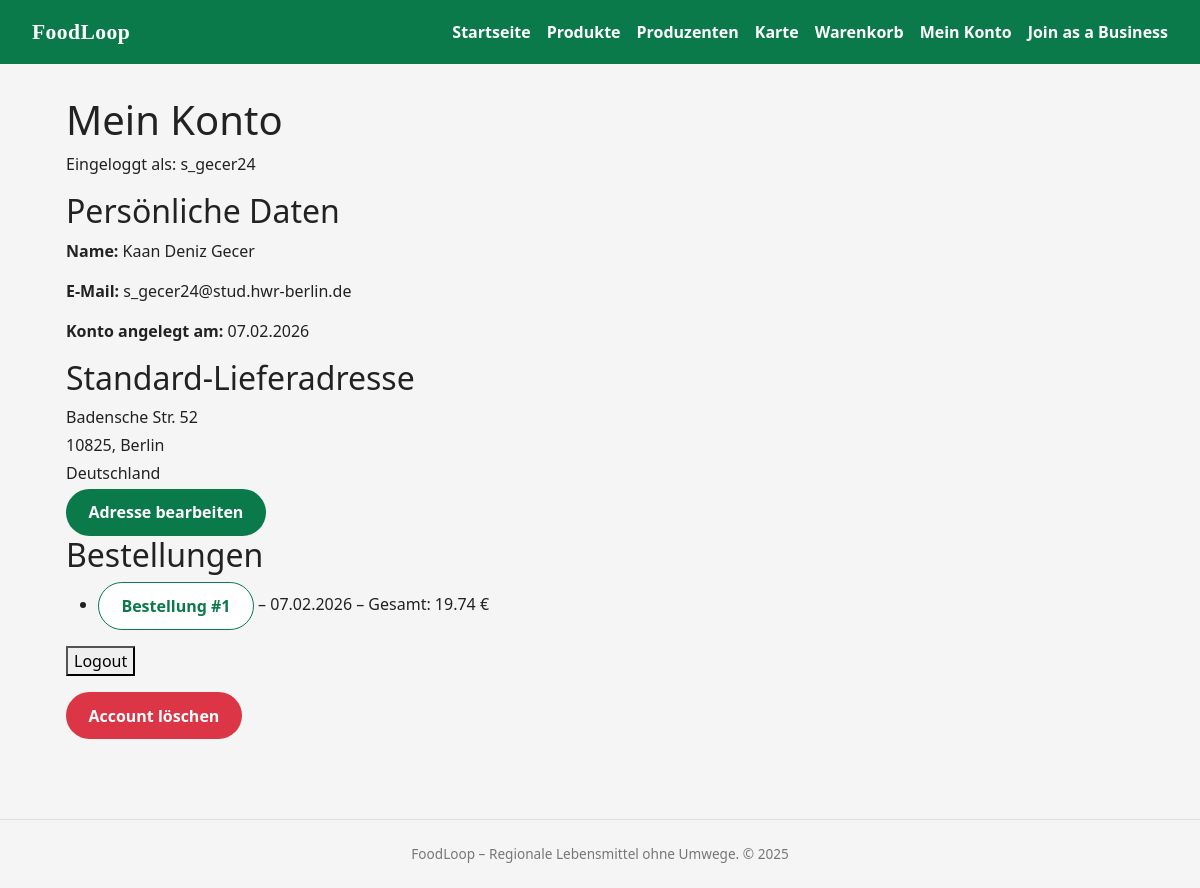
Page /account (signed in) on the earlier database version.
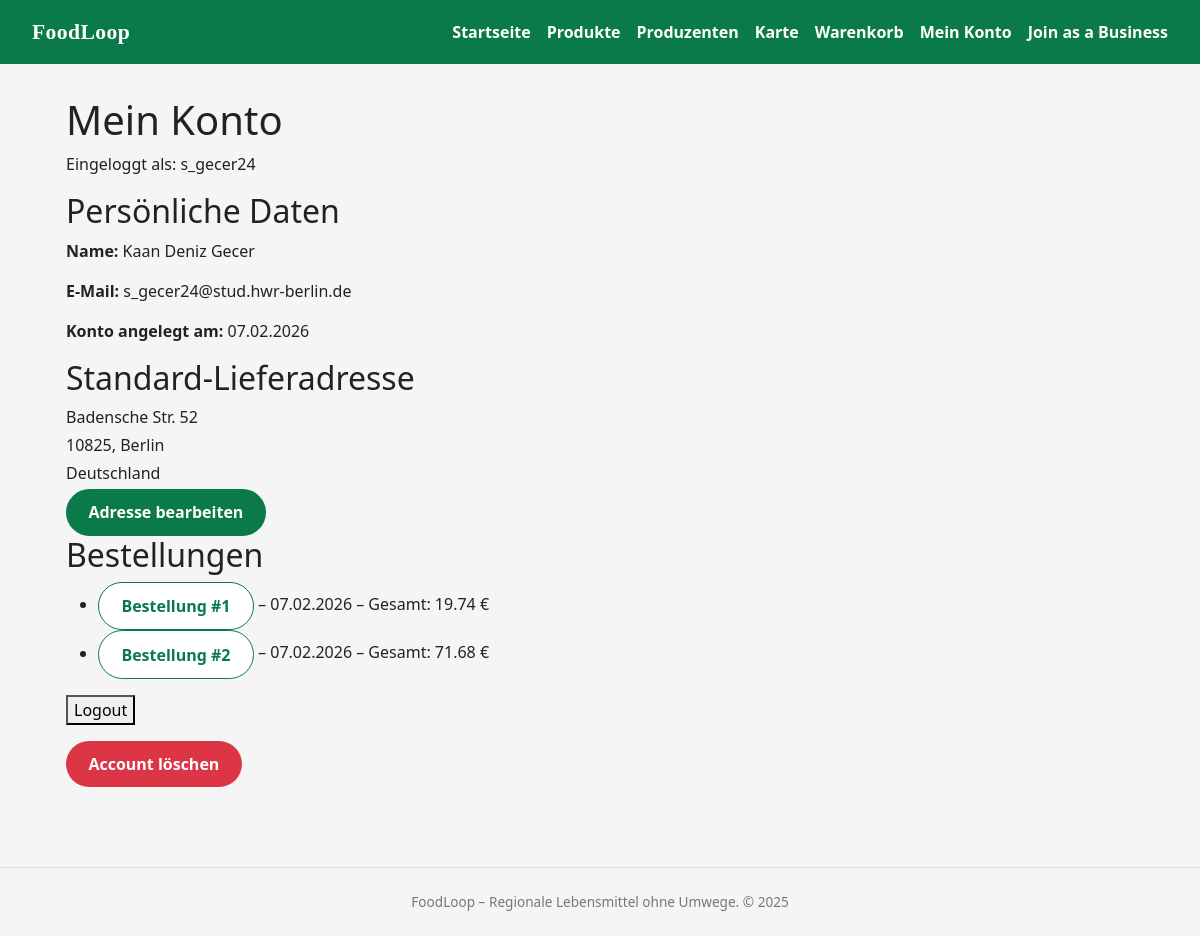
Same page on the later database version.
### models.py (models this page shows)
class User(db.Model, UserMixin):
    __tablename__ = "user"
    id = db.Column(db.Integer, primary_key=True)
    username = db.Column(db.String(50), unique=True, nullable=False)
    email = db.Column(db.String(255), unique=True, nullable=False)
    password_hash = db.Column(db.String(255), nullable=False)
    first_name = db.Column(db.String(100), nullable=False)
    last_name = db.Column(db.String(100), nullable=False)
    role = db.Column(db.String(20), nullable=False)  # 'CUSTOMER' | 'PRODUCER'
    created_at = db.Column(db.DateTime, default=datetime.utcnow, nullable=False)
    customer_profile = db.relationship(
        "CustomerProfile",
        back_populates="user",
        uselist=False,
        cascade="all, delete-orphan",
    )
    producer_profile = db.relationship(
        "ProducerProfile",
        back_populates="user",
        uselist=False,
        cascade="all, delete-orphan",
    )

class Address(db.Model):
    __tablename__ = "address"
    address_id = db.Column(db.Integer, primary_key=True)
    street = db.Column(db.String(255), nullable=False)
    city = db.Column(db.String(100), nullable=False)
    zip = db.Column(db.String(20), nullable=False)
    country = db.Column(db.String(100), nullable=False)
    created_at = db.Column(db.DateTime, default=datetime.utcnow, nullable=False)
    customers = db.relationship(
        "CustomerProfile", back_populates="address", lazy="dynamic"
    )
    producers = db.relationship(
        "ProducerProfile", back_populates="address", lazy="dynamic"
    )

class Order(db.Model):
    __tablename__ = "order"
    order_id = db.Column(db.Integer, primary_key=True)
    customer_id = db.Column(
        db.Integer, db.ForeignKey("customer_profile.customer_id"), nullable=False
    )
    created_at = db.Column(db.DateTime, default=datetime.utcnow, nullable=False)
    status = db.Column(db.String(20), nullable=False, default="pending")
    total_amount = db.Column(db.Numeric(10, 2), nullable=False)
    customer = db.relationship("CustomerProfile", back_populates="orders")
    items = db.relationship(
        "OrderItem", back_populates="order", cascade="all, delete-orphan"
    )

### app.py (the view)
@app.route("/account")
@login_required
def account():
    user = current_user
    profile = user.customer_profile
    address = profile.address if profile else None
    form = EditAddressForm(obj=address)
    if profile:
        orders = profile.orders.options(db.joinedload(Order.items).joinedload(OrderItem.product)).all()
    else:
        orders = []
    return render_template("account.html", user=user, orders=orders, address=address, form=form)

### app.py (called while the page is built)
@login_manager.user_loader
def load_user(user_id):
    return User.query.get(int(user_id))

### templates/account.html (shortened to what this page needs)
{% extends "base.html" %}
{% block content %}
<h1>Mein Konto</h1>
<p>Eingeloggt als: {{ user.username }}</p>
<section class="account-section">
  <h2>Persönliche Daten</h2>
  <p><strong>Name:</strong> {{ user.first_name }} {{ user.last_name }}</p>
  <p><strong>E-Mail:</strong> {{ user.email }}</p>
  <p><strong>Konto angelegt am:</strong> {{ user.created_at.strftime("%d.%m.%Y") }}</p>
</section>
<section class="account-section">
  <h2>Standard-Lieferadresse</h2>
  {% if address %}
  <p class="mb-1">{{ address.street }}</p>
  <p class="mb-1">{{ address.zip }}, {{ address.city }} </p>
  <p class="mb-1">{{ address.country }}</p>
  {% else %}
  <p>Keine Adresse hinterlegt.</p>
  {% endif %}
  <button type="button" class="btn btn-primary" data-bs-toggle="modal" data-bs-target="#editAddressModal">
    Adresse bearbeiten
  </button>
</section>
<section class="account-section">
  <h2>Bestellungen</h2>
  {% if orders %}
  <ul>
    {% for order in orders %}
    <li>
      <button type="button" class="btn btn-secondary" data-bs-toggle="modal"
        data-bs-target="#orderModal{{ order.order_id }}">
        Bestellung #{{ order.order_id }}
      </button>
      – {{ order.created_at.strftime("%d.%m.%Y") }} –
      Gesamt: {{ "%.2f"|format(order.total_amount) }} €
    </li>
    {% endfor %}
  </ul>
  {% else %}
  <p>Du hast noch keine Bestellungen.</p>
  {% endif %}
</section>
<form action="{{ url_for('logout') }}" method="post">
  <button type="submit">Logout</button>
</form>
<form action="{{ url_for('delete_account') }}" method="post" style="margin-top: 1rem;"
  onsubmit="return confirm('Account unwiderruflich löschen?');">
  <button type="submit" class="btn btn-danger">Account löschen</button>
</form>
{% endblock %}

### templates/base.html (shortened to what this page needs)
<!DOCTYPE html>
<html lang="de">
<head>
    <link href="https://cdn.jsdelivr.net/npm/bootstrap@5.3.3/dist/css/bootstrap.min.css" rel="stylesheet">
    <link rel="stylesheet" href="{{ url_for('static', filename='css/main.css') }}">
</head>
<body>
    <header class="site-header {% block header_class %}{% endblock %}">
        <div class="logo">
            FoodLoop
        </div>
        <nav>
            <a href="{{ url_for('home') }}">Startseite</a>
            <a href="{{ url_for('products') }}">Produkte</a>
            <a href="{{ url_for('producers') }}">Produzenten</a>
            <a href="{{ url_for('maps') }}">Karte</a>
            <a href="{{ url_for('cart') }}">Warenkorb</a>
            {% if not current_user.is_authenticated %}
            <a href="{{ url_for('login') }}">Login</a>
            {% else %}
            <a href="{{ url_for('account') }}">Mein Konto</a>
            {% endif %}
            {% if current_user.is_authenticated and current_user.role == "PRODUCER" %}
            <a href="{{ url_for('business_account') }}">Dashboard</a>
            {% else %}
            <a href="{{ url_for('business') }}">Join as a Business</a>
            {% endif %}
        </nav>
    </header>
    <main class="{% block main_class %}{% endblock %}">
        {% block content %}{% endblock %}
    </main>
    <footer>
        FoodLoop – Regionale Lebensmittel ohne Umwege. &copy; {{ 2025 }}
    </footer>
</body>
</html>

### static/css/base.css (style rules this page uses)
body { font-family: system-ui, -apple-system, BlinkMacSystemFont, "Segoe UI", sans-serif; margin: 0; background: #f5f5f5; color: #222; overflow-x: hidden; }

### static/css/layout.css (style rules this page uses)
.site-header { background: #0b7a4b; color: white; padding: 1rem 2rem; display: flex; justify-content: space-between; align-items: center; }
.site-header nav { display: flex; align-items: center; gap: 1rem; flex-wrap: wrap; }
.site-header a { color: white; text-decoration: none; font-weight: 600; }
.logo { font-family: Georgia, "Times New Roman", Times, serif; font-weight: 900; font-size: 1.35rem; letter-spacing: 0.02em; color: white; }
main { max-width: 1100px; margin: 2rem auto; padding: 0 1rem 3rem; }
footer { text-align: center; padding: 1.5rem 1rem; color: #777; border-top: 1px solid #ddd; font-size: 0.85rem; }

### static/css/components.css (style rules this page uses)
.btn { display: inline-block; padding: 0.7rem 1.4rem; border-radius: 999px; border: none; cursor: pointer; text-decoration: none; font-weight: 600; }
.btn-primary { background: #0b7a4b; color: white; }
.btn-secondary { background: white; color: #0b7a4b; border: 1px solid #0b7a4b; }

Differences in the rows shown:
added Order: order_id "2", created_at "07.02.2026", total_amount "71.68"
